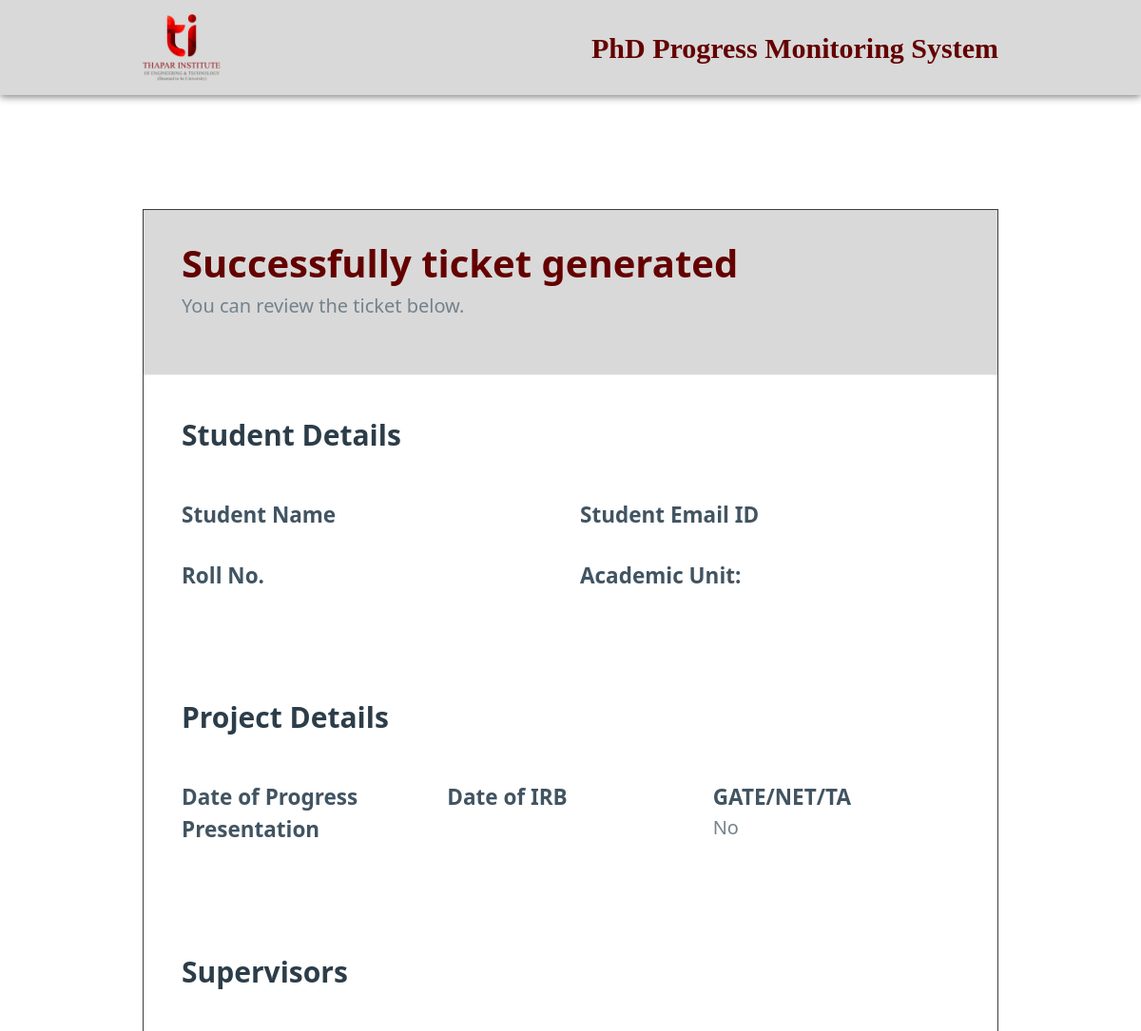
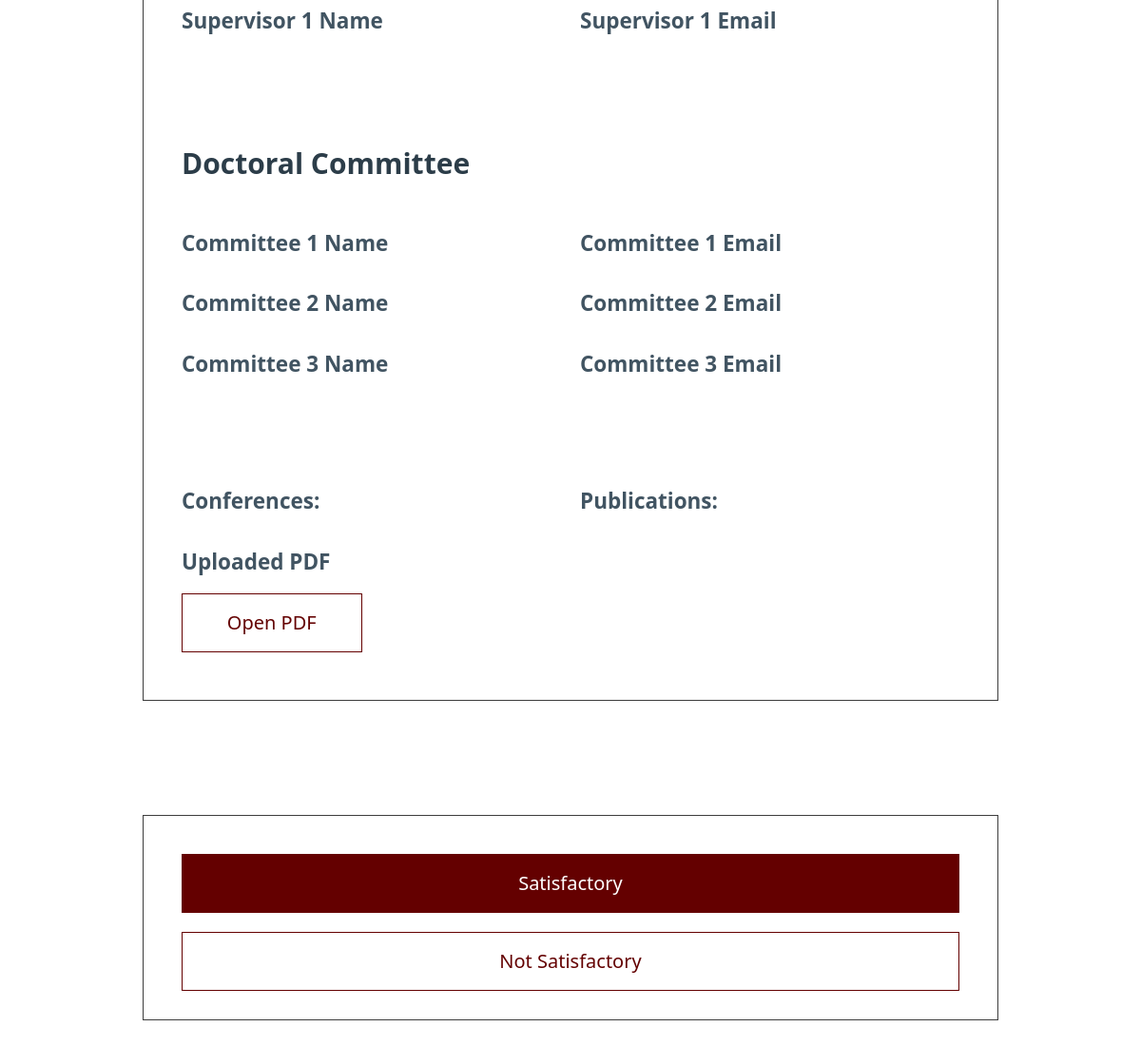
The page /comm/2/1 on the database as committed earlier (2 pictures, top to bottom).
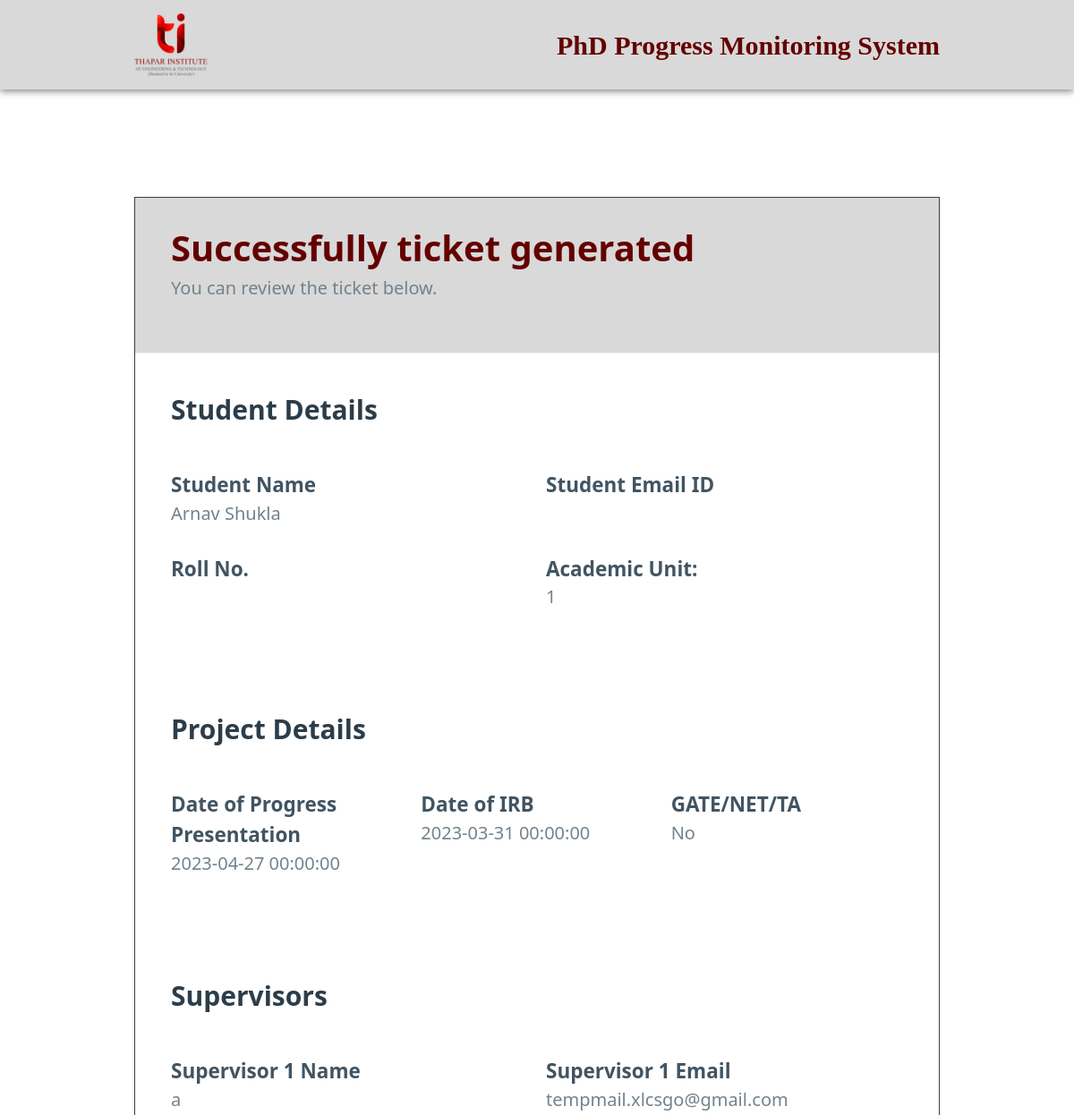
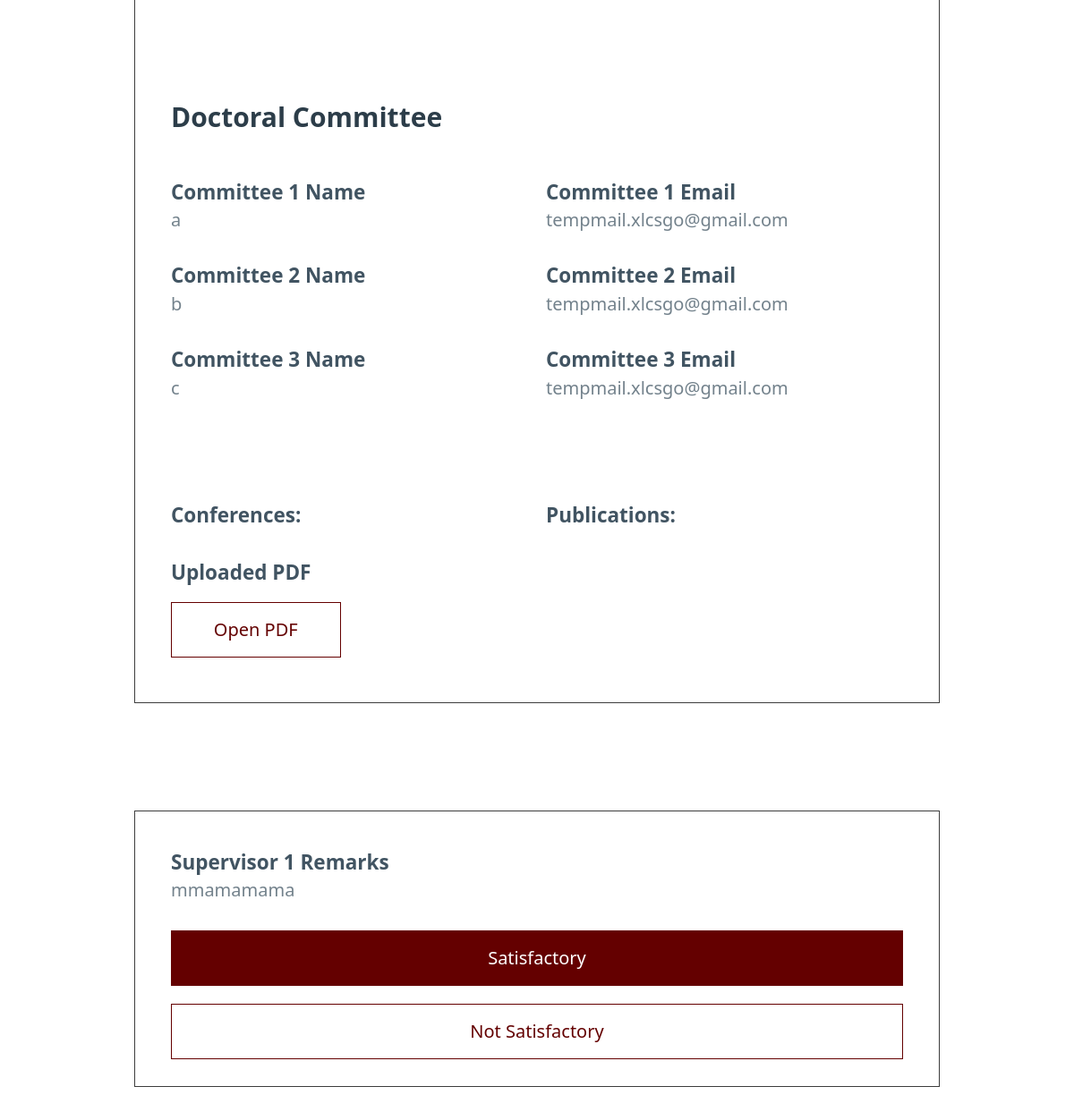
The same page on the database as committed later (2 pictures, top to bottom).
### app.py (models this page shows)
class Ticket(db.Model):
    Project_ID = db.Column(db.Integer, primary_key=True)
    Roll_No = db.Column(db.String(50), unique=True, nullable=False)
    Student_Name = db.Column(db.String(50), unique=True, nullable=False)
    Student_Email = db.Column(db.String(50), unique=True, nullable=False)
    Au = db.Column(db.String(50), nullable=False)
    Date_Of_Registration = db.Column(db.DateTime, nullable=False)
    Gate = db.Column(db.Boolean, nullable=False)
    Project_Title = db.Column(db.String(50), nullable=False)
    Date_Of_IRB = db.Column(db.DateTime, nullable=False)
    Date_Of_Progress_Presentation = db.Column(db.DateTime, nullable=False)
    File_Path = db.Column(db.String(50), unique=True, nullable=False)
    Publications = db.Column(db.String(50))
    Conferences = db.Column(db.String(50))
    Supervisor1_Name = db.Column(db.String(50))
    Supervisor1_Email = db.Column(db.String(50))
    Supervisor1_Approval = db.Column(db.Boolean)
    Supervisor1_Remarks = db.Column(db.String(100))
    Supervisor1_Marks = db.Column(db.Integer)
    Supervisor2_Name = db.Column(db.String(50))
    Supervisor2_Email = db.Column(db.String(50))
    Supervisor2_Approval = db.Column(db.Boolean)
    Supervisor2_Remarks = db.Column(db.String(100))
    Supervisor2_Marks = db.Column(db.Integer)
    Supervisor3_Name = db.Column(db.String(50))
    Supervisor3_Email = db.Column(db.String(50))
    Supervisor3_Approval = db.Column(db.Boolean)
    Supervisor3_Remarks = db.Column(db.String(100))
    Supervisor3_Marks = db.Column(db.Integer)
    Committee1_Name = db.Column(db.String(50))
    Committee1_Email = db.Column(db.String(50))
    Committee1_Approval = db.Column(db.Boolean)
    Committee1_Remarks = db.Column(db.String(100))
    Committee2_Name = db.Column(db.String(50))
    Committee2_Email = db.Column(db.String(50))
    Committee2_Approval = db.Column(db.Boolean)
    Committee2_Remarks = db.Column(db.String(100))
    Committee3_Name = db.Column(db.String(50))
    Committee3_Email = db.Column(db.String(50))
    Committee3_Approval = db.Column(db.Boolean)
    Committee3_Remarks = db.Column(db.String(100))
    Committee4_Name = db.Column(db.String(50))
    Committee4_Email = db.Column(db.String(50))
    Committee4_Approval = db.Column(db.Boolean)
    Committee4_Remarks = db.Column(db.String(100))
    Committee5_Name = db.Column(db.String(50))
    Committee5_Email = db.Column(db.String(50))
    Committee5_Approval = db.Column(db.Boolean)
    Committee5_Remarks = db.Column(db.String(100))
    Au_Approval = db.Column(db.Boolean)
    Adordc_Approval = db.Column(db.Boolean)
    LastDate = db.Column(db.DateTime, nullable=False)

### app.py (the view, shortened to what this page needs)
@app.route('/comm/2/<Project_ID>', methods=['GET', 'POST'])
def comm2(Project_ID):
    ticket = Ticket.query.filter_by(Project_ID=Project_ID).first()
    return render_template('committee2.html', comm=2, Ticket=ticket, success='')

### templates/committee2.html (shortened to what this page needs)
{% extends "ticket_created.html" %}
{% block form %}
<article class="article">
    <div class="grid">
        <div>
            {% if Ticket['Supervisor1_Remarks'] %}
            <hgroup>
                <h5>Supervisor 1 Remarks</h5>
                <h6>{{ Ticket['Supervisor1_Remarks'] }}</h6>
            </hgroup>
            {% endif %}
        </div>
    </div>
    <form action="/comm/2/{{ Ticket['Project_ID'] }}" method="post">
        <button class="primary" type="submit" name="submit" value="Approve">Satisfactory</button>
        <button class="secondary" type="submit" name="submit" value="Reject">Not Satisfactory</button>
    </form>
</article>
{% endblock %}

### templates/ticket_created.html (shortened to what the changed rows need)
<!DOCTYPE html>
<html lang="en" data-theme="light">
<head>
    <link rel="stylesheet" href="{{ url_for('static', filename='pico.min.css') }}">
</head>
<body>
    <article class="article">
        <header class="header">
            <hgroup>
                <h1> Successfully ticket generated</h1>
                <h2>You can review the ticket below.</h2>
            </hgroup>
        </header>
        <main class="container">
            <section class="student-details">
                <div class="grid">
                    <div>
                        <hgroup>
                            <h5>Student Name</h5>
                            <h6>{{ Ticket['Student_Name'] }}</h6>
                        </hgroup>
                    </div>
                </div>
                <div class="grid">
                    <div>
                        <hgroup>
                            <h5>Academic Unit:</h5>
                            <h6>{{ Ticket['Au'] }}</h6>
                        </hgroup>
                    </div>
                </div>
            </section>
            <section class="project-details">
                <div class="grid">
                    <div>
                        <hgroup>
                            <h5>Date of Progress Presentation</h5>
                            <h6>{{ Ticket['Date_Of_Progress_Presentation'] }}</h6>
                        </hgroup>
                    </div>
                    <div>
                        <hgroup>
                            <h5>Date of IRB</h5>
                            <h6>{{ Ticket['Date_Of_IRB'] }}</h6>
                        </hgroup>
                    </div>
                </div>
            </section>
            <section class="supervisors">
                <div class="grid">
                    <div>
                        <hgroup>
                            <h5>Supervisor 1 Name</h5>
                            <h6>{{ Ticket['Supervisor1_Name'] }}</h6>
                        </hgroup>
                    </div>
                    <div>
                        <hgroup>
                            <h5>Supervisor 1 Email</h5>
                            <h6>{{ Ticket['Supervisor1_Email'] }}</h6>
                        </hgroup>
                    </div>
                </div>
            </section>
            <section class="committee">
                <div class="grid">
                    <div>
                        <hgroup>
                            <h5>Committee 1 Name</h5>
                            <h6>{{ Ticket['Committee1_Name'] }}</h6>
                        </hgroup>
                    </div>
                    <div>
                        <hgroup>
                            <h5>Committee 1 Email</h5>
                            <h6>{{ Ticket['Committee1_Email'] }}</h6>
                        </hgroup>
                    </div>
                </div>
                <div class="grid">
                    <div>
                        <hgroup>
                            <h5>Committee 2 Name</h5>
                            <h6>{{ Ticket['Committee2_Name'] }}</h6>
                        </hgroup>
                    </div>
                    <div>
                        <hgroup>
                            <h5>Committee 2 Email</h5>
                            <h6>{{ Ticket['Committee2_Email'] }}</h6>
                        </hgroup>
                    </div>
                </div>
                <div class="grid">
                    <div>
                        <hgroup>
                            <h5>Committee 3 Name</h5>
                            <h6>{{ Ticket['Committee3_Name'] }}</h6>
                        </hgroup>
                    </div>
                    <div>
                        <hgroup>
                            <h5>Committee 3 Email</h5>
                            <h6>{{ Ticket['Committee3_Email'] }}</h6>
                        </hgroup>
                    </div>
                </div>
            </section>
        </main>
    </article>
    {% block form %}
    {% endblock %}
</body>
</html>

Rows that differ between the two databases and show on the page:
added Ticket: Student_Name "Arnav Shukla", Au "1", Date_Of_Progress_Presentation "2023-04-27 00:00:00", Date_Of_IRB "2023-03-31 00:00:00", Supervisor1_Name "a", Supervisor1_Email "tempmail.xlcsgo@gmail.com", Committee1_Name "a", Committee1_Email "tempmail.xlcsgo@gmail.com", Committee2_Name "b", Committee2_Email "tempmail.xlcsgo@gmail.com", Committee3_Name "c", Committee3_Email "tempmail.xlcsgo@gmail.com", Supervisor1_Remarks "mmamamama"
Other text that changed with them:
text now shown: "Supervisor 1 Remarks"
